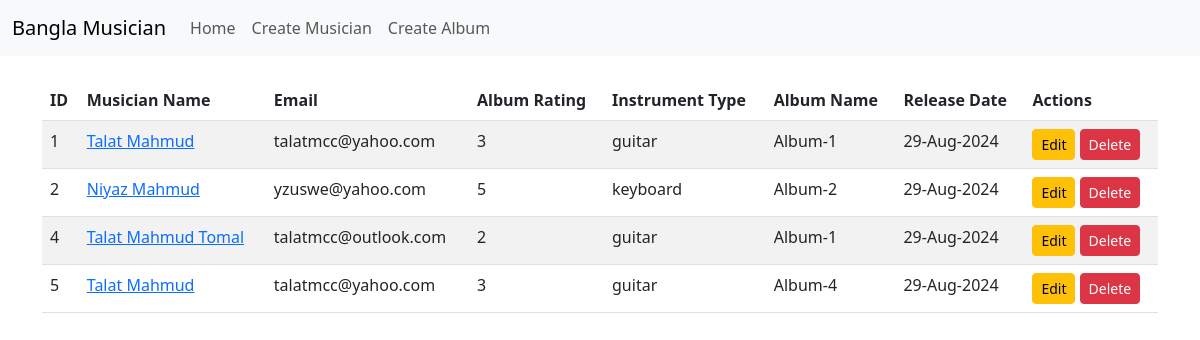
The page / on the database its author committed.
### album/models.py (models this page shows, shortened)
class Album(models.Model):
    name = models.CharField(max_length=100)
    musician = models.ForeignKey(Musician, on_delete=models.CASCADE)
    release_date = models.DateTimeField(auto_now=True)
    rating = models.IntegerField(choices=[(i, i) for i in range(1, 6)])

### musician/models.py (models this page shows)
class Musician(models.Model):
    INSTRUMENT_TYPE = (
        ("harmonium", "Harmonium"),
        ("guitar", "Guitar"),
        ("drams", "Drams"),
        ("keyboard", "Keyboard"),
    )
    first_name = models.CharField(max_length=20)
    last_name = models.CharField(max_length=20)
    email = models.EmailField()
    phone_number = models.CharField(max_length=15)
    instrument_type = models.CharField(choices=INSTRUMENT_TYPE, max_length=20)
    def __str__(self):
        return f"{self.first_name} {self.last_name}"

### bangla_musician/views.py (the view)
# urls.py: path('', views.home, name='home'),
def home(request):
    musicians = Musician.objects.all()
    albums = Album.objects.all()
    context = {
        'musicians': musicians,
        'albums': albums,
    }
    return render(request, 'home.html', context)

### templates/home.html
{% extends 'base.html' %}
{% block content %}
<table class="table table-striped">
    <thead>
        <tr>
            <th>ID</th>
            <th>Musician Name</th>
            <th>Email</th>
            <th>Album Rating</th>
            <th>Instrument Type</th>
            <th>Album Name</th>
            <th>Release Date</th>
            <th>Actions</th>
        </tr>
    </thead>
    <tbody>
        {% for album in albums %}
        <tr>
            <td>{{ album.id }}</td>
            <td><a href="{% url 'edit_musician' album.musician.id %}">{{ album.musician }}</a></td>
            <td>{{ album.musician.email }}</td>
            <td>{{ album.rating }}</td>
            <td>{{ album.musician.instrument_type }}</td>
            <td>{{ album.name }}</td>
            <td>{{ album.release_date|date:"d-M-Y" }}</td>
            <td>
            <a href="{% url 'edit_album' album.id %}" class="btn btn-warning btn-sm">Edit</a>
            <a href="{% url 'delete_album' album.id %}" class="btn btn-danger btn-sm">Delete</a>
            </td>
        </tr>
        {% endfor %}
    </tbody>
</table>
{% endblock %}

### templates/base.html (shortened to what this page needs)
<!DOCTYPE html>
<html lang="en">
<head>
    <link rel="stylesheet" href="https://cdn.jsdelivr.net/npm/bootstrap@5.3.0/dist/css/bootstrap.min.css">
</head>
<body>
    {% load crispy_forms_tags %}
    <nav class="navbar navbar-expand-lg navbar-light bg-light">
        <div class="container-fluid">
            <a class="navbar-brand" href="{% url 'home' %}">Bangla Musician</a>
            <div class="collapse navbar-collapse" id="navbarNav">
                <ul class="navbar-nav">
                    <li class="nav-item">
                        <a class="nav-link" href="{% url 'home' %}">Home</a>
                    </li>
                    <li class="nav-item">
                        <a class="nav-link" href="{% url 'create_musician' %}">Create Musician</a>
                    </li>
                    <li class="nav-item">
                        <a class="nav-link" href="{% url 'create_album' %}">Create Album</a>
                    </li>
                </ul>
            </div>
        </div>
    </nav>
    <div class="container mt-4">
        {% block content %}{% endblock %}
    </div>
</body>
</html>

### rows shown on the page
Album: id "1", musician "Talat Mahmud", musician.email "talatmcc@yahoo.com", rating "3", musician.instrument_type "guitar", name "Album-1", release_date "29-Aug-2024"
Album: id "2", musician "Niyaz Mahmud", musician.email "yzuswe@yahoo.com", rating "5", musician.instrument_type "keyboard", name "Album-2", release_date "29-Aug-2024"
Album: id "4", musician "Talat Mahmud Tomal", musician.email "talatmcc@outlook.com", rating "2", musician.instrument_type "guitar", name "Album-1", release_date "29-Aug-2024"
Album: id "5", musician "Talat Mahmud", musician.email "talatmcc@yahoo.com", rating "3", musician.instrument_type "guitar", name "Album-4", release_date "29-Aug-2024"
